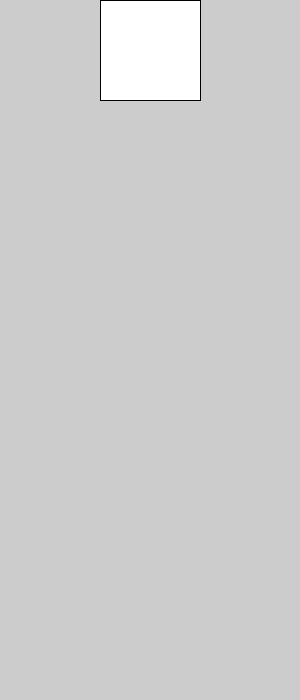
Frame 1 (no input)
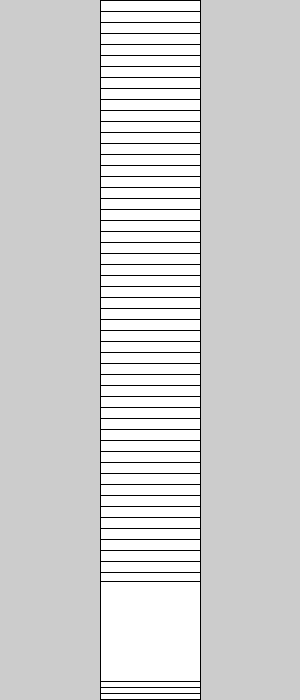
Frame 60 (the mouse pressed at the canvas centre just before this capture)
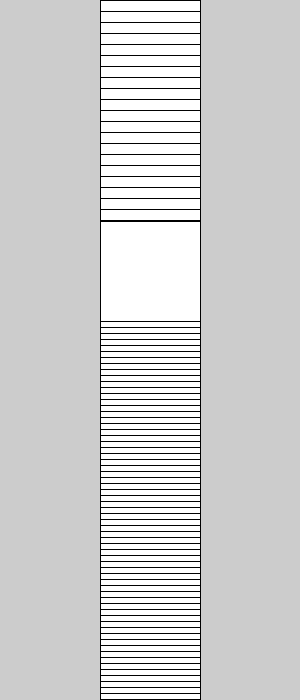
Frame 120 (the mouse held since frame 60 and released just before this capture)

The Processing sketch that drew these frames (run headless with seeded random() and noise(); from frame 60 on, the mouse is pressed at the canvas centre):

// Processing sketch: aula07_grupo02_exercicio02
// ── aula07_grupo02_exercicio02.pde
float anda =0;
String direcao = "baixo"; 
void setup(){ size(300,700); }

void draw(){
rect(100,anda,100,100);
if(direcao == "baixo"){ anda = anda +11 ;}
if(direcao == "cima"){ anda = anda - 6 ;}
if(anda <= 0){ direcao = "baixo";}
if(anda >= 600){ direcao = "cima";}
}
